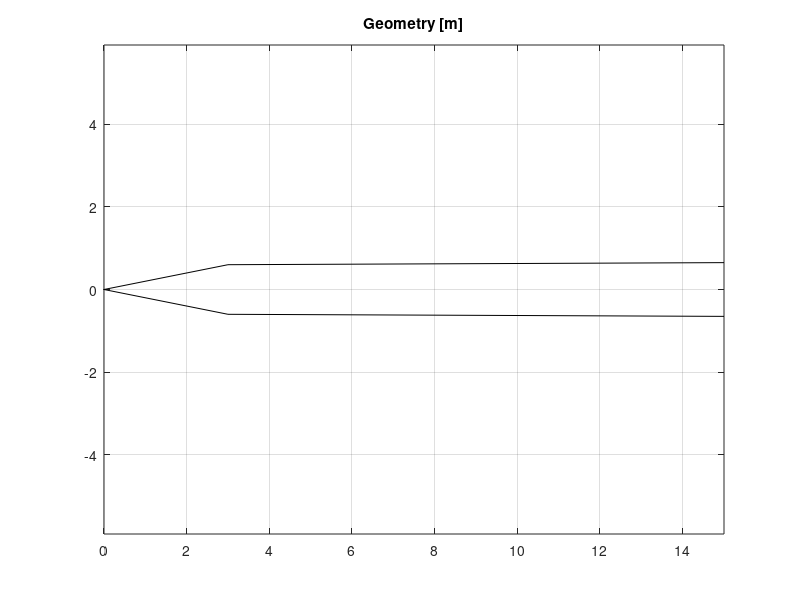

The MATLAB source for this figure: (Note: this script raises an error after producing the figure.)
clc
clear all
close all

%% INPUTS:
Mach_v = 0:0.2:8;
alpha_v = 0:10:40;

h = 10000;      % altitude


% Geometry:

x = [0 3 15];
a = [0 1.2 1.3];
b = a;      % radius is constant (no ellipse)

phi = 0;       % IN CASE of ELLIPSE --> orientation wrt the normal velocity

a_max = max(a);
b_max = max(b);


ln = x(2);
dn = a(2);
nose_type = 'TO';


figure
plot(x, a/2, 'k', x, -a/2,'k')
axis equal
grid on
title('Geometry [m]')


%% REF. DATA:

% HP.: sezione circolare

A_b = pi * a_max^2;     % area della base
A_r = A_b;              % area di riferimento
A_p = trapz(x, a)*2;    % area planform





%% Calculation AXIAL COEFF.:

Ca = [];
Ca_w = [];
Ca_f = [];
Ca_b = [];


for i = 1:length(Mach_v)
    %Mach = Mach_v(i);

    for j = 1:length(alpha_v)

        %alpha = alpha_v(j);       

        [Ca(i,j), Ca_w(i,j), Ca_f(i,j), Ca_b(i,j)] = drag_estimation( a, b, x, ln, dn, nose_type, Mach_v(i), alpha_v(j), h);

    end
end




%% Calculation NORMAL COEFF.:

Cn = [];

for i = 1:length(Mach_v)
    %Mach = Mach_v(i);

    for j = 1:length(alpha_v)

        %alpha = alpha_v(j);       

        [Cn(i,j),Cn_Cn0_sb(i,j),Cn_Cn0_Newt(i,j), Cdn(i,j)] =  CN (max(a), max(b), x, ln, dn, A_b, A_r, A_p, Mach_v(i), alpha_v(j), h, phi);

    end
end



%% PLOTS:


figure
subplot(2, 2, 1)
plot(Mach_v, Ca)
xlabel('Mach')
ylabel('Ca')
legend('alpha: ',  int2str(alpha_v))

subplot(2, 2, 2)
plot(Mach_v, Ca_w)
xlabel('Mach')
ylabel('Ca_w')

subplot(2, 2, 3)
plot(Mach_v, Ca_b)
xlabel('Mach')
ylabel('Ca_b')

subplot(2, 2, 4)
plot(Mach_v, Ca_f)
xlabel('Mach')
ylabel('Ca_f')



figure
plot(Mach_v, Cn)
grid on
xlabel('Mach')
ylabel('Cn')
title('Cn vs Mach , ogni linea un alpha diverso')



%% CDN
function Cdn = CDN(Mach, Mn_sample, cd_n_sample)
    % Interpolates the data extracted from the curve
    % Mn_sample: Mach values of the extracted points
    % cd_n_sample: Cdn values of the exctracted points
    
    C_p_stag = 1.8; % for Mach >= 4
    
    interp_fun = @(Mn) interp1(Mn_sample, cd_n_sample, Mn, 'pchip', 'extrap'); 
 
    
    if Mach < 4
        Cdn = interp_fun(Mach);
    else
        Cdn = (2/3) * C_p_stag;
    end
end
%% CN:
function [Cn_b,Cn_Cn0_sb,Cn_Cn0_Newt, Cdn] =  CN (a, b, x, ln, d_nose, A_b, A_r, A_p, M, alpha, h, phi)

% This function computes preliminary aerodynamic normal coefficient 
% according to the concept of component build-up
% inputs: 
% a, b = semimajor and semiminor axis  of cross section of the body [m]
% x = the coordinate at which cross section (a, b) are provided 
% x(1) = nosetip, x(end) = length of the body 
% d_nose = nose diameter 
% ln = length of the nose
% M, alpha, h = Mach, angle of attack, altitude.
% phi = cylindrical body orientation (0 or 90)
% 
% A_b --> area della base
% A_r --> area di riferimento (ref)
% 

eta = 0.7;      % varia in base al finesse ratio !!

if h > 84000
    Cn = 0;
end

alpha = deg2rad(alpha); % [rad]
l = x(end);
y = a;
R = y; % radius

fn_nose = ln/d_nose;

% deal with AoA
if alpha <= deg2rad(90) && alpha >= 0
    alpha = + alpha;
elseif alpha <= deg2rad(180) && alpha >= deg2rad(90)
    alpha = deg2rad(180) - alpha;
end

Cn_Cn0_sb = a/b*cos(deg2rad(phi))^2 + b/a*sin(deg2rad(phi))^2; % Slender-body experimental ratio

% if we want to consider a winged-body we can directly compute the
% following values by adding a term in the equation
if a == b
    Cn_Cn0_Newt = 1; 
else 
    if phi == 0
        Cn_Cn0_Newt = (3/2) * sqrt(a/b) * ((-b^2/a^2) / (1-(b^2/a^2)^(3/2)) * log((a/b) * (1+sqrt(1-(b^2/a^2))))+1/(1-(b^2/a^2)));
    elseif phi == 90
        Cn_Cn0_Newt = 3/2*sqrt(b/a)*(a^2/b^2/((a^2/b^2)-1)^(3/2)*atan(sqrt(a^2/b^2-1))-1/((a^2/b^2)-1)); 
    end
end

% Excel file loading
data = xlsread('Dataset Cdn.xlsx', 'Default Dataset');
% Estrazione delle coordinate x e y
Mn_sample = [0;data(:, 1);4]; % first column, Mach number 
Cd_n_sample = [1.2;data(:, 2);1.2863]; % Second column, Cdn

for i = 1:length(M)
    Cdn(i) = CDN(M(i), Mn_sample, Cd_n_sample); % Cross flow drag coefficient
end

% Body normal coefficient
Cn_b = A_b/A_r*sin(2*alpha)*cos(alpha/2)*Cn_Cn0_sb + eta*Cdn*A_p/A_r*sin(alpha)^2*Cn_Cn0_Newt; 


end
%% drag_estimation:
function [Ca, Ca_w, Ca_f, Ca_b] = drag_estimation( a, b, x, ln, dn, nose_type, M, alpha, h)

% This function uses the method of component buildup
% to calculate the aerodynamic coefficients
% 
% a,b semimajor and semiminor axis of body
% 
% x scorre lungo l'asse
% x(1) --> nosetip
% x(n) --> total lenght
% 
% dnose
% lnose
% Mach
% alpha
% h
% fn --> finesse ratio
% 


if h > 84000
    Ca = 0;
end

alpha = deg2rad(alpha);     % deg to rad

l = x(end);
d = max(a);

y = a;

fn_nose = ln/dn;        % finesse ratio of nose cone



% Deal with AoA:

if alpha <= deg2rad(90) && alpha >= 0
    alpha = + alpha;
elseif alpha >= deg2rad(180) && alpha <= deg2rad(360)
    alpha = deg2rad(180);
end

if alpha <= deg2rad(90)
    theta = atan(0.5 / fn_nose);
elseif alpha > deg2rad(90)
    theta = pi/2;
end

switch nose_type
    case 'C'        % conical nose
        if M < 1
            Ca_w = 0.8 * sin(theta)^2;
        
        elseif M > 1

            beta = sqrt(M^2-1);
            Ca_w = (4 * sin(theta)^2 * (2.5 + 8 * beta * sin(theta))) / (1 + 16 * beta * sin(theta));
        end

    case 'TO'       % tangent ogive nose
        if M <= 1
            Ca_w = 0.8 * sin(theta)^2;
        elseif M > 1
            Ca_w = wavedragogive(dn, ln, M);     % implementation of formula at pg 49
        end
end



% BASE PREASSURE:

gamma = 1.4;

% slide 57

if M >= 1

    Cp_b = 2/(gamma * M^2) * ( (2/(gamma+1))^1.4 * (1/M)^2.8 * (2 * gamma * M^2 - gamma + 1)/(gamma + 1) - 1 );

    Ca_b = -Cp_b;

elseif M < 1

    Ca_b = 0.12 + 0.13 * M^2;

end



% SKIN FRICTION:

% open rocket technical documentation ( consult )


Cf_i = 1.48 * 10^-2;    % Re < 10^4
% Cf_i = 0.0032 * (R_s/l)^2;        10^4<Re<10^5

if M >= 1
    C_sf = Cf_i/((1+0.144*M^2)^0.65);
elseif M < 1
    C_sf = Cf_i/(1+0.08*M^2);
end



A_wet_body = (l-ln) * d * pi + (ln * dn * pi)/2;       % hp. cylindrical
A_ref = pi * d^2 / 4;

Ca_f = C_sf * (1 + 0.5 / (l/d) * A_wet_body) / A_ref;



% SUM:

Ca = Ca_w + Ca_f + Ca_b;
Ca = Ca * 1.1;      % there might be other types of drag sources (parasitic drag)

Ca = Ca*cos(alpha)^2;
end
%% wavedragogive:
function cdw = wavedragogive(diameter, lenght, Mach)

if Mach > 3.5
    Mach = 3.5;
end


sigma = 2 * (180/pi) *atan(diameter/2/lenght);
p =  (0.083  + 0.096/Mach^2) * (sigma/10)^1.69;
lod2 = (lenght/diameter)^2;
cdw = p * ( 1 - (196*lod2-16) / (14 * lod2 * (Mach+18)));
end